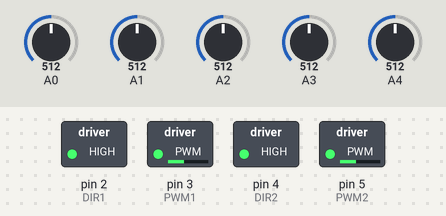
A sketch run on a simulated Arduino Uno, built with avr-gcc and run on an emulated ATmega328P. Parts: switched loads named in the sketch (green lamp = pin HIGH). Inputs (shaded band) come from the test bench; at power-on: A0 = 512, A1 = 512, A3 = 512, A2 = 512, A4 = 512.

Above: at 1.2 s.
1.3 s: A0 set to 482
At 2.4 s:
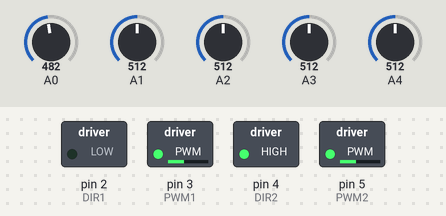
2.8 s: A1 set to 485
At 4.0 s:
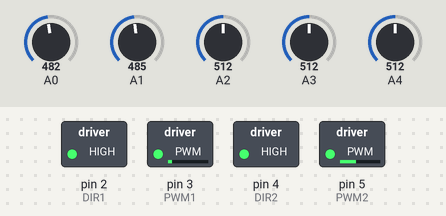
4.3 s: A1 set to 716
At 5.5 s:
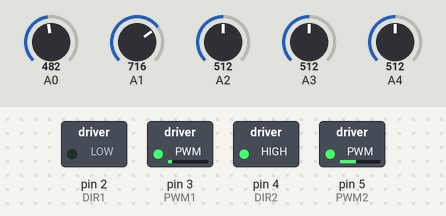
5.8 s: A3 set to 306
8.8 s: A0 set to 716
At 10.0 s:
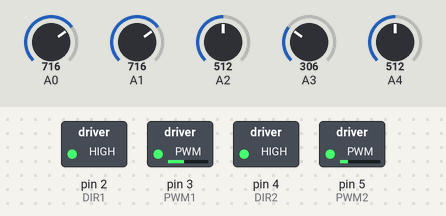
10.3 s: A2 set to 306
At 11.7 s:
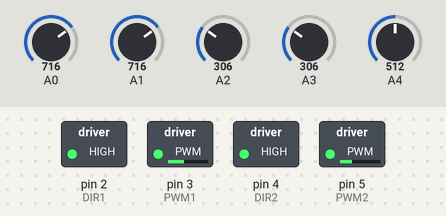
Timing chart, 0 to 12.8 s (numbered marks = the images above; inputs shaded):
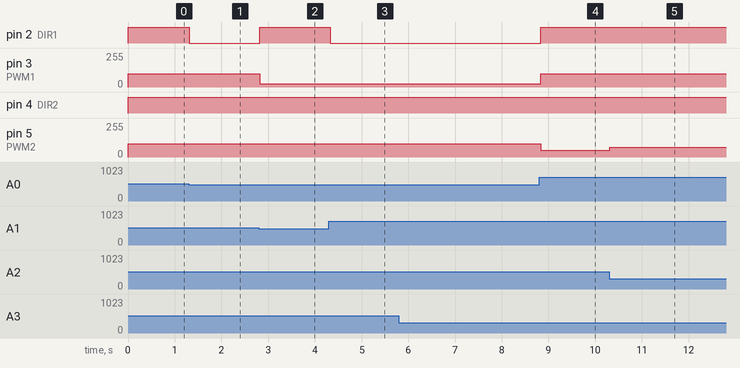

Measured:
- the behaviour switches between 500 and 499 on A0 (found by bisection; images 0 and 1)
- the behaviour switches between 500 and 499 on A1 (found by bisection; images 1 and 2)
- after the input at 1.3 s, pin 2 (DIR1): HIGH → LOW at once
- after the input at 2.8 s, pin 2 (DIR1): LOW → HIGH at once; pin 3 (PWM1): 100/255 → 25/255 at once
- after the input at 4.3 s, pin 2 (DIR1): HIGH → LOW at once
- after the input at 8.8 s, pin 2 (DIR1): LOW → HIGH at once; pin 3 (PWM1): 25/255 → 100/255 at once; pin 5 (PWM2): 100/255 → 50/255 at once
- after the input at 10.3 s, pin 5 (PWM2): 50/255 → 75/255 at once

The sketch:

pid1.ino
```cpp
#define DIR1 2
#define PWM1 3
#define DIR2 4
#define PWM2 5

int sensorsValue[5] ; // do not use 0 index
int lineV = 0;
int groundV = 0;
int meanV = 500;
int N = 5;
int motorSpeed;
int baseSpeed = 100;
int rightSpeed,leftSpeed;
int maxSpeed = 100;
int sum_error = 0;

// PID
int error = 0;
int pre_error = 0;
int Kp = 25;
int Kd = 0;
int Ki = 0;

bool B(int n){
  if(n < meanV){ // is black
      return true;
  }else{
      return false;
  }
}

bool W(int n){
    if(n >= meanV){ // is white
      return true;
  }else{
      return false;
  }
}

void motor(int m, int Speed){

  if(m == 1 && Speed > 0){
    digitalWrite(DIR1, HIGH);
    analogWrite(PWM1, Speed);

  }else if(m == 2 && Speed > 0){
    digitalWrite(DIR2, HIGH);
    analogWrite(PWM2, Speed);

  }else if(m == 1 && Speed < 0){
    digitalWrite(DIR1, LOW);
    analogWrite(PWM1, -Speed);

  }else{
    digitalWrite(DIR1, LOW);
    analogWrite(PWM2, -Speed);
  }

}


void FollowLine(){

    for(int i=0;i<N;i++){
        sensorsValue[i] = analogRead(i);
    }

    if( W(sensorsValue[0]) && W(sensorsValue[1]) && W(sensorsValue[2]) && W(sensorsValue[3]) && B(sensorsValue[4]) ){
        error = 4;
    }else if( W(sensorsValue[0]) && W(sensorsValue[1]) && W(sensorsValue[2]) && B(sensorsValue[3]) && B(sensorsValue[4]) ){
      error = 3;
    }else if( W(sensorsValue[0]) && W(sensorsValue[1]) && W(sensorsValue[2]) && B(sensorsValue[3]) && W(sensorsValue[4]) ){
      error = 2;
    }else if( W(sensorsValue[0]) && W(sensorsValue[1]) && B(sensorsValue[2]) && B(sensorsValue[3]) && W(sensorsValue[4]) ){
      error = 1;
    }else if( W(sensorsValue[0]) && W(sensorsValue[1]) && B(sensorsValue[2]) && W(sensorsValue[3]) && W(sensorsValue[4]) ){
      error = 0;
    }else if( W(sensorsValue[0]) && B(sensorsValue[1]) && B(sensorsValue[2]) && W(sensorsValue[3]) && W(sensorsValue[4]) ){
      error = -1;
    }else if( W(sensorsValue[0]) && B(sensorsValue[1]) && W(sensorsValue[2]) && W(sensorsValue[3]) && W(sensorsValue[4]) ){
      error = -2;
    }else if( B(sensorsValue[0]) && B(sensorsValue[1]) && W(sensorsValue[2]) && W(sensorsValue[3]) && W(sensorsValue[4]) ){
      error = -3;
    }else if( B(sensorsValue[0]) && W(sensorsValue[1]) && W(sensorsValue[2]) && W(sensorsValue[3]) && W(sensorsValue[4]) ){
        error = -4;
    }
    /// check WWWWW
    else if( W(sensorsValue[0]) && W(sensorsValue[1]) && W(sensorsValue[2]) && W(sensorsValue[3]) && W(sensorsValue[4]) ){
        error = pre_error;
    }


   motorSpeed = Kp*error + Kd*(error - pre_error) + Ki*(sum_error);
   leftSpeed = baseSpeed + motorSpeed;
   rightSpeed = baseSpeed - motorSpeed;

   if(leftSpeed > maxSpeed) leftSpeed = maxSpeed;
   if(rightSpeed > maxSpeed) rightSpeed = maxSpeed;

   if(leftSpeed < -maxSpeed) leftSpeed = -maxSpeed;
   if(rightSpeed < -maxSpeed) rightSpeed = -maxSpeed;

   motor(1,leftSpeed);
   motor(2,rightSpeed);
   delay(33);

   pre_error = error;
   sum_error += error;


//   lcd("e=%d pe=%d|Ls=%d RS=%d|kp=%d kd=%d", error,pre_error, leftSpeed, rightSpeed ,Kp*error, Kd*(error - pre_error) );


}

void setup()
{
     Serial.begin(57600);
     pinMode(DIR1, OUTPUT);
     pinMode(PWM1, OUTPUT);
     pinMode(DIR2, OUTPUT);
     pinMode(PWM2, OUTPUT);
}
void loop()
{

   FollowLine();
}
```
